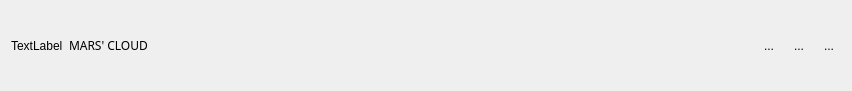
<?xml version="1.0" encoding="UTF-8"?>
<ui version="4.0">
 <class>Titlewg</class>
 <widget class="QWidget" name="Titlewg">
  <property name="geometry">
   <rect>
    <x>0</x>
    <y>0</y>
    <width>852</width>
    <height>91</height>
   </rect>
  </property>
  <property name="windowTitle">
   <string>Form</string>
  </property>
  <layout class="QHBoxLayout" name="horizontalLayout">
   <item>
    <widget class="QLabel" name="logo">
     <property name="text">
      <string>TextLabel</string>
     </property>
    </widget>
   </item>
   <item>
    <widget class="QLabel" name="app_name">
     <property name="font">
      <font>
       <family>Copperplate Gothic Bold</family>
      </font>
     </property>
     <property name="text">
      <string>MARS' CLOUD</string>
     </property>
    </widget>
   </item>
   <item>
    <spacer name="horizontalSpacer">
     <property name="orientation">
      <enum>Qt::Horizontal</enum>
     </property>
     <property name="sizeHint" stdset="0">
      <size>
       <width>942</width>
       <height>20</height>
      </size>
     </property>
    </spacer>
   </item>
   <item>
    <widget class="QToolButton" name="min_btn">
     <property name="text">
      <string>...</string>
     </property>
     <property name="icon">
      <iconset resource="icons.qrc">
       <normaloff>:/rsc/icons8-apple-tv-16.png</normaloff>:/rsc/icons8-apple-tv-16.png</iconset>
     </property>
     <property name="iconSize">
      <size>
       <width>16</width>
       <height>16</height>
      </size>
     </property>
     <property name="autoRaise">
      <bool>true</bool>
     </property>
    </widget>
   </item>
   <item>
    <widget class="QToolButton" name="set_btn">
     <property name="text">
      <string>...</string>
     </property>
     <property name="icon">
      <iconset resource="icons.qrc">
       <normaloff>:/rsc/icons8-apple-pay-16.png</normaloff>:/rsc/icons8-apple-pay-16.png</iconset>
     </property>
     <property name="iconSize">
      <size>
       <width>16</width>
       <height>16</height>
      </size>
     </property>
     <property name="autoRaise">
      <bool>true</bool>
     </property>
    </widget>
   </item>
   <item>
    <widget class="QToolButton" name="close_btn">
     <property name="text">
      <string>...</string>
     </property>
     <property name="icon">
      <iconset resource="icons.qrc">
       <normaloff>:/rsc/icons8-apple-logo-16.png</normaloff>:/rsc/icons8-apple-logo-16.png</iconset>
     </property>
     <property name="iconSize">
      <size>
       <width>16</width>
       <height>16</height>
      </size>
     </property>
     <property name="autoRaise">
      <bool>true</bool>
     </property>
    </widget>
   </item>
  </layout>
 </widget>
 <resources>
  <include location="icons.qrc"/>
 </resources>
 <connections/>
</ui>
